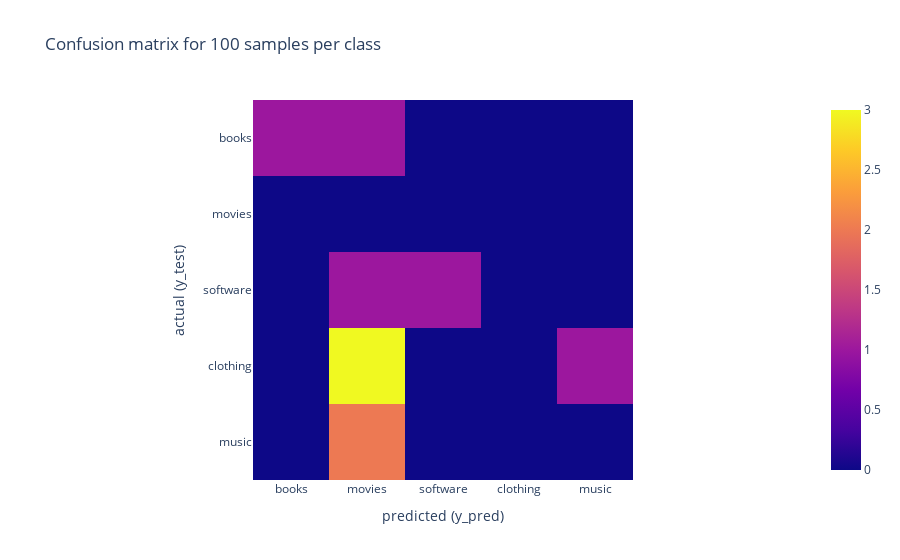

Write notebook code for a chart like this one.
### Markdown cell above
### Initial attempt with 100 samples per class
We present the result of the Naive Bayes algorithm for a small number of samples. The metrics presented
are:

* Accuracy
* Precision
* Recall
* F1 score
* Confusion matrix

Accuracy is a generic measure that shows the total correct predictions versus the total predictions.
The rest of the metrics are calculated per class. Precision is an insight of how sensitive is the algorithm to misclassifying samples to the specific class, that
should belong to other classes. On the other hand, Recall shows the ability of the classifier to identify the samples that truly belong to the specific class.
F1 is a combination of the above

### Code cell
from sklearn.metrics import confusion_matrix, precision_recall_fscore_support
import plotly.express as px
import pandas as pd
from IPython.display import display

labels = ["books", "movies", "software", "clothing", "music"]
y_pred = clf.predict(X_test)
acc = clf.score(X_test, y_test)
pre, rec, f1, sup = precision_recall_fscore_support(y_test, y_pred, labels=labels)
metrics = pd.DataFrame({'Accuracy': [acc] * 5,
                        'Precision': pre,
                        'Recall': rec,
                        'F1': f1,
                        'Label': labels})
display(metrics)

cm = confusion_matrix(y_test, y_pred, labels=["books", "movies", "software", "clothing", "music"])
df_cm = pd.DataFrame(cm, columns=["books", "movies", "software", "clothing", "music"], index=labels)
fig = px.imshow(df_cm, title="Confusion matrix for 100 samples per class",
                labels={'x': 'predicted (y_pred)', 'y': 'actual (y_test)'})
fig.show()

### Figure 1 — Plotly figure (JSON) as saved in the notebook; plotly's stock layout.template omitted (floating-point values rounded to 4 significant figures)
{"data": [{"coloraxis": "coloraxis", "hovertemplate": "predicted (y_pred): %{x}<br>actual (y_test): %{y}<br>color: %{z}<extra></extra>", "name": "0", "type": "heatmap", "x": ["books", "movies", "software", "clothing", "music"], "xaxis": "x", "y": ["books", "movies", "software", "clothing", "music"], "yaxis": "y", "z": [[1, 1, 0, 0, 0], [0, 0, 0, 0, 0], [0, 1, 1, 0, 0], [0, 3, 0, 0, 1], [0, 2, 0, 0, 0]]}], "layout": {"coloraxis": {"colorscale": [[0, "#0d0887"], [0.1111, "#46039f"], [0.2222, "#7201a8"], [0.3333, "#9c179e"], [0.4444, "#bd3786"], [0.5556, "#d8576b"], [0.6667, "#ed7953"], [0.7778, "#fb9f3a"], [0.8889, "#fdca26"], [1, "#f0f921"]]}, "title": {"text": "Confusion matrix for 100 samples per class"}, "xaxis": {"anchor": "y", "constrain": "domain", "domain": [0, 1], "scaleanchor": "y", "title": {"text": "predicted (y_pred)"}}, "yaxis": {"anchor": "x", "autorange": "reversed", "constrain": "domain", "domain": [0, 1], "title": {"text": "actual (y_test)"}}}}
